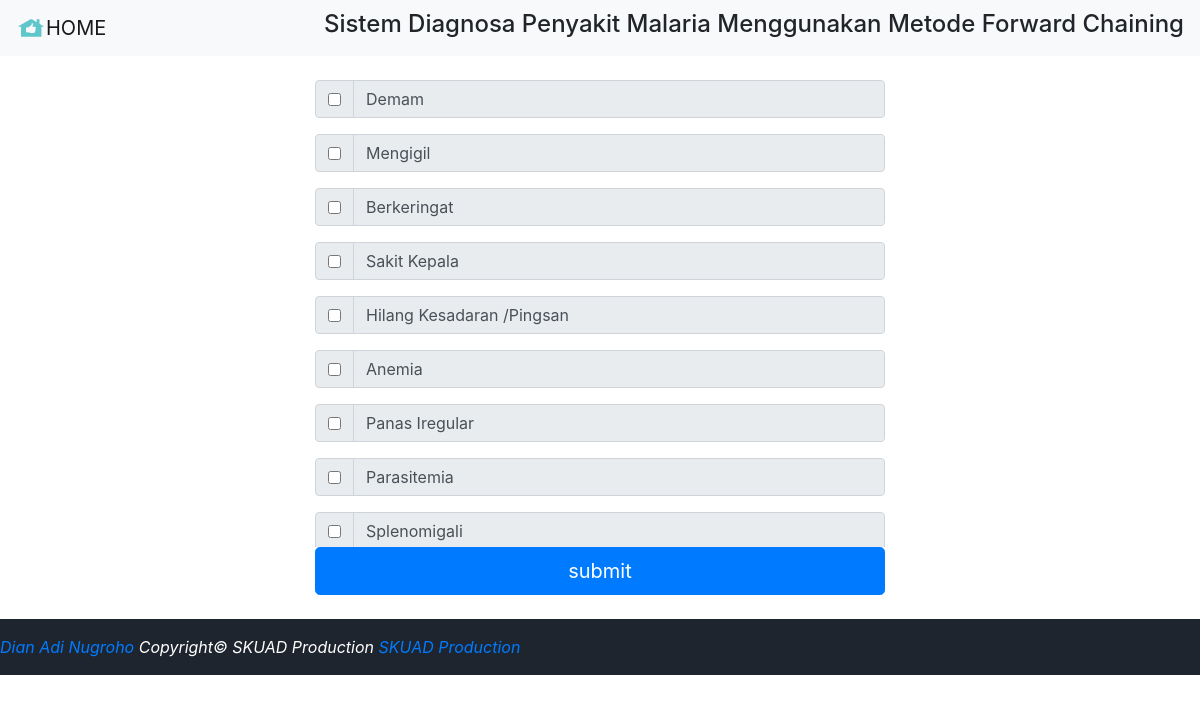
The page / on the database its author committed.
### tables this page shows
CREATE TABLE IF NOT EXISTS `tb_gejala_1` (
  `id` int(5) NOT NULL,
  `kode` varchar(5) NOT NULL,
  `gejala` varchar(200) NOT NULL
);

### pil_gejala.php (the view)
<?php include 'koneksi.php';?>
<center>
<form class="col-6" method="POST" action="proses.php">
  <div style="overflow: scroll; height: 467px;">
	<?php
	$qry="select * from tb_gejala_1";
	$data=mysqli_query($kon,$qry);
	while ($d=mysqli_fetch_array($data)) {
	?>
	<div class="input-group mb-3">
  <div class="input-group-prepend">
    <div class="input-group-text">
      <input type="checkbox" aria-label="Checkbox for following text input" value="<?=$d['kode']?>" name="<?=$d['id']?>">
    </div>
  </div>
  <input type="text" class="form-control" aria-label="Text input with checkbox" value="<?=$d['gejala']?>" readonly="readonly">
</div>
	<?php
	}
	?>
  </div>
<input type="submit" class="btn btn-primary btn-lg btn-block" name="submit" value="submit">
</form>
</center>

### header.php (shortened to what this page needs)
<!DOCTYPE html>
<html lang="en" dir="ltr">
  <head>
    <link rel="stylesheet" href="bootstrap.min.css">
  </head>
  <body>
    <nav class="navbar navbar-light bg-light">
      <a class="navbar-brand" href="./">
        <img src="home.svg" width="30" height="30" class="d-inline-block align-top" alt="">HOME
      </a>
      <h4>Sistem Diagnosa Penyakit Malaria Menggunakan Metode Forward Chaining</h4>
    </nav>

### index.php
<?php
include 'header.php';
?>
<br>
<?php
include 'pil_gejala.php';
include 'footer.php';
 ?>

### footer.php
<br>
<div class="jombotron" >
  <footer class="bottom" style="background: #1e252f;color: #fff;">
          <div class="footer-copyright py-3">
            <span>
            <a>
              <em><a href="https://dianadi021.github.io">Dian Adi Nugroho</a> Copyright&copy; SKUAD Production <a href="https://skuadproduction.github.io">SKUAD Production</a></em>
            </a>
          </span>
          </div>
  </footer>
</div>
</body>
</html>

### rows shown on the page
tb_gejala_1: gejala "Demam"
tb_gejala_1: gejala "Mengigil"
tb_gejala_1: gejala "Berkeringat"
tb_gejala_1: gejala "Sakit Kepala"
tb_gejala_1: gejala "Hilang Kesadaran /Pingsan"
tb_gejala_1: gejala "Anemia"
tb_gejala_1: gejala "Panas Iregular"
tb_gejala_1: gejala "Parasitemia"
tb_gejala_1: gejala "Splenomigali"
